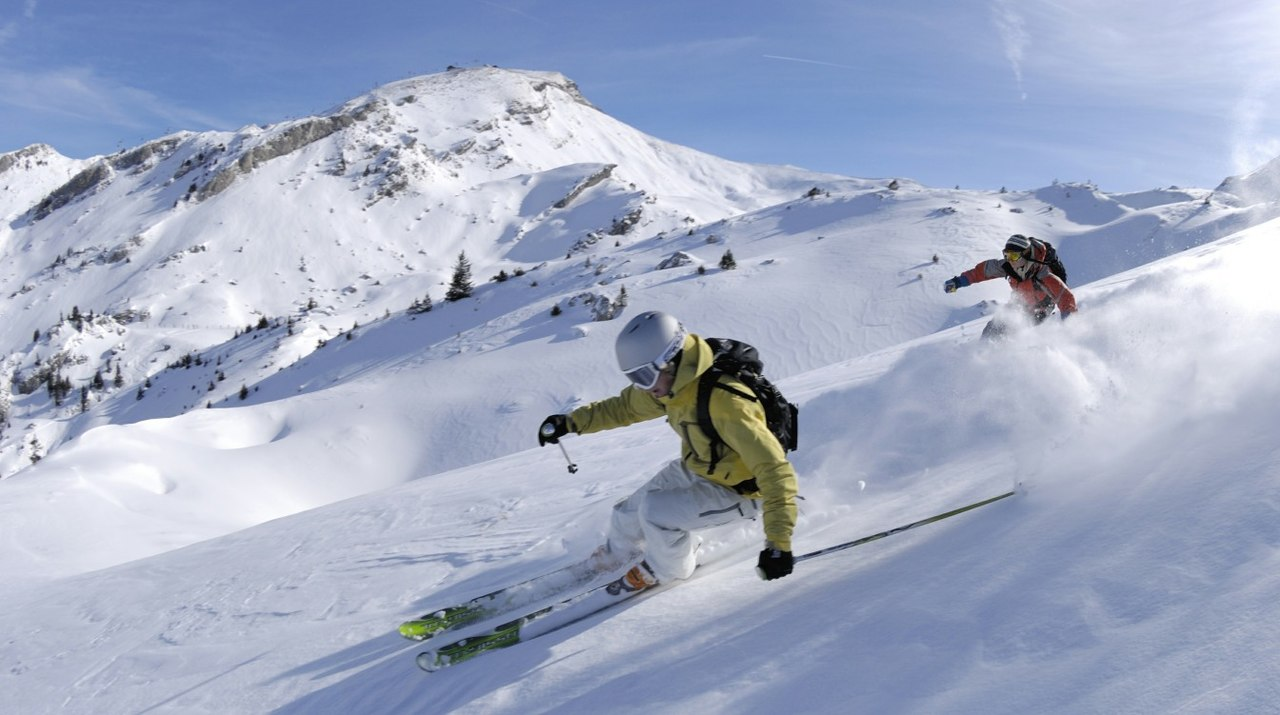
#> input picture data/ski.jpg, 1280 x 715 px
$ python tppil.py
#> lines starting #> are read from the running program, lines starting #| are printed output that depends on the picture
from PIL import Image
import numpy as np

im1 = Image.open("data/ski.jpg")
#> im1 is the input picture: PIL image 1280x715 RGB; mean R, G, B 160.5, 170.8, 195
a1 = np.asarray(im1)
print(a1.shape)
#| (715, 1280, 3)

im2 = Image.open("data/ski2.jpg")
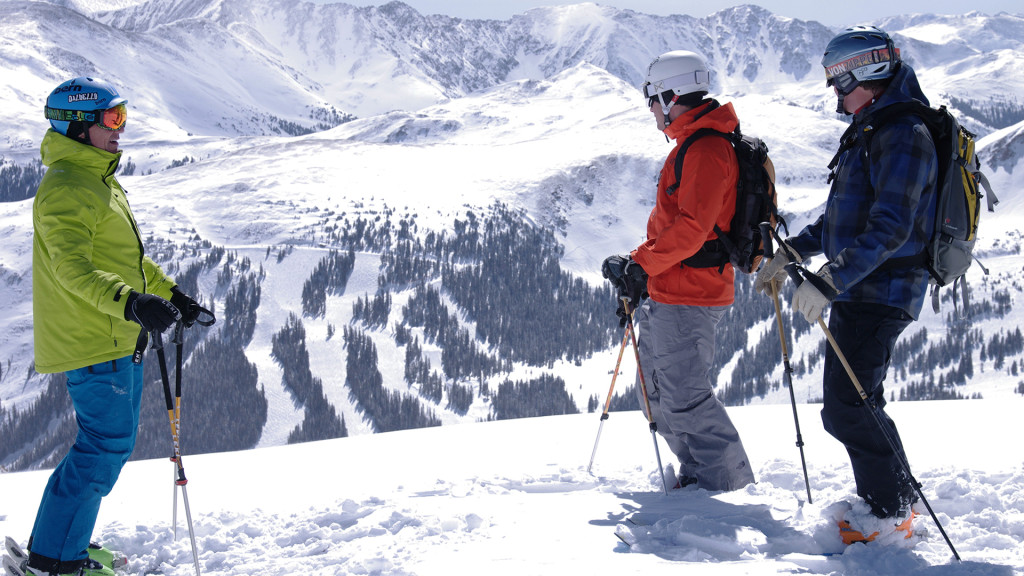
#> input picture data/ski2.jpg, 1024 x 576 px
#> im2 is the input picture: PIL image 1024x576 RGB; mean R, G, B 161.7, 165.4, 178.4
a2 = np.asarray(im2)
print(a2.shape)
#| (576, 1024, 3)

xmin = min(a1.shape[0], a2.shape[0])
#> xmin = 576
print(xmin)
#| 576
ymin = min(a1.shape[1], a2.shape[1])
#> ymin = 1024
print(ymin)
#| 1024

red1 = a1[:xmin, :ymin, 0]
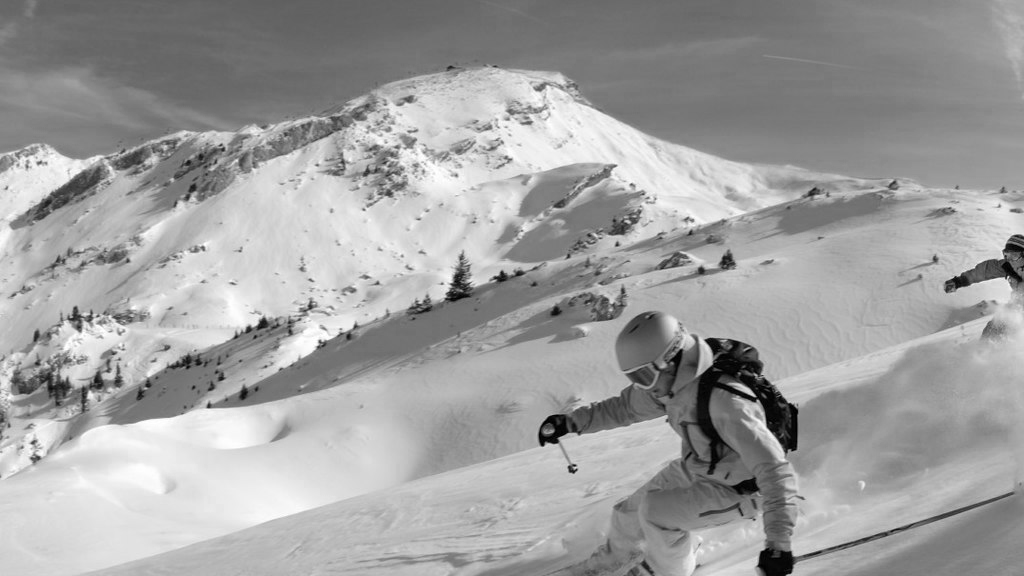
#> red1: shape (576, 1024); min 0, max 255, mean 160.3
avg2 = np.mean(a2[:xmin, :ymin], axis=2)
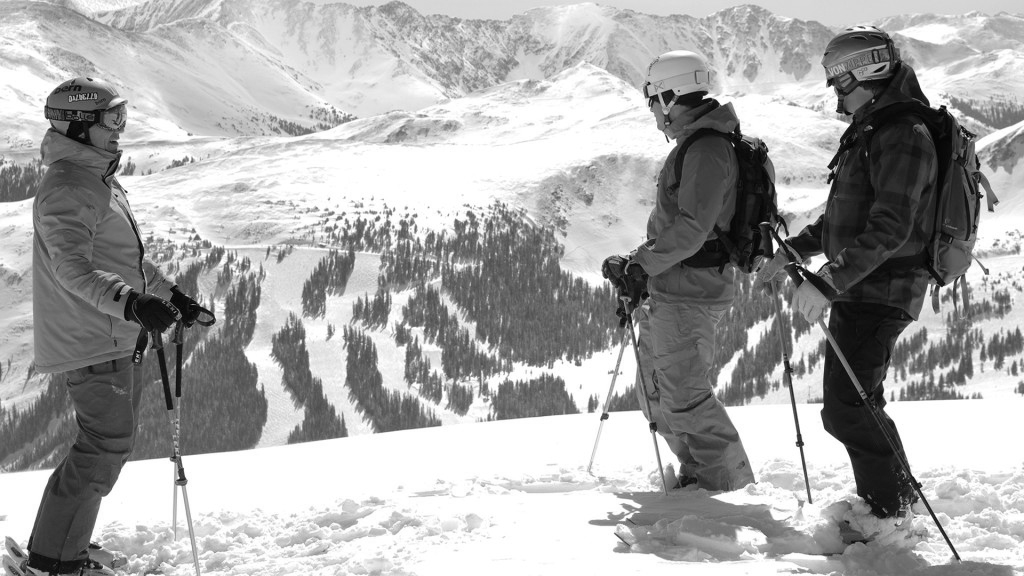
#> avg2: shape (576, 1024) float64; min 0.333, max 255, mean 168.5
print(red1.shape)
#| (576, 1024)
print(avg2.shape)
#| (576, 1024)
res = (red1 + avg2) / 2
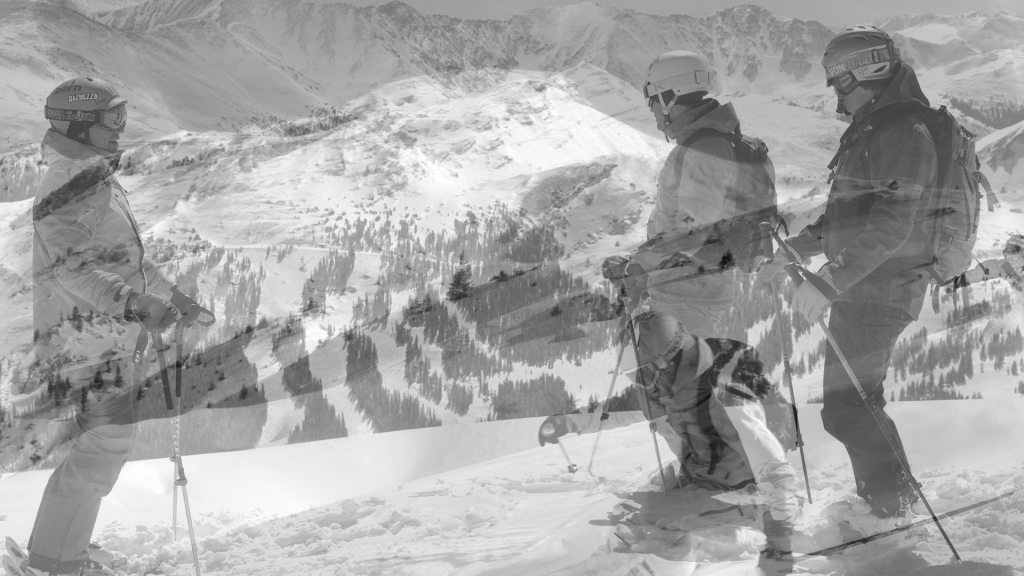
#> res: shape (576, 1024) float64; min 17.67, max 255, mean 164.4

im = Image.fromarray(res).convert('RGB')
im.save("data/addition.png")

# [5 lines of commented-out code are left out]
